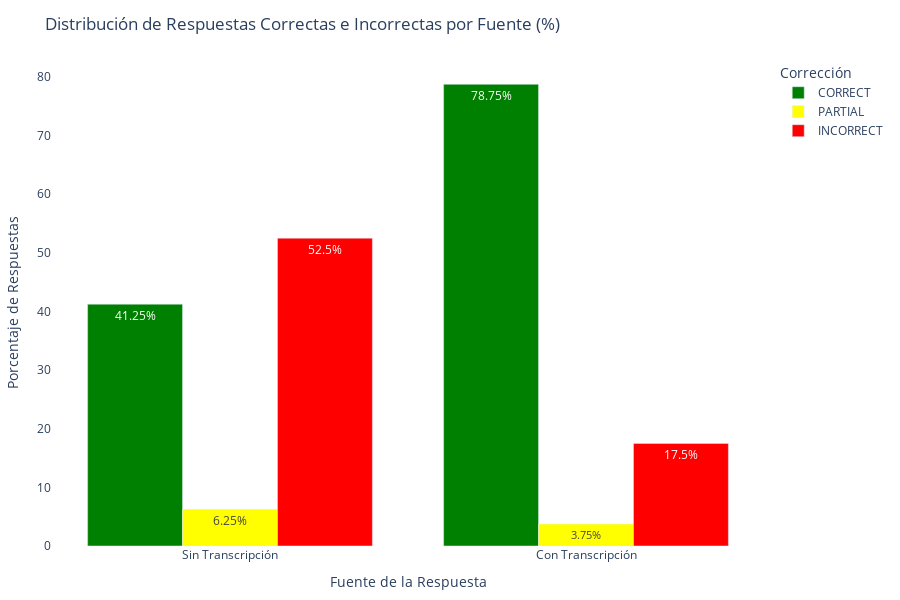

Here is the notebook cell this chart was saved with:
### Code cell
import polars as pl
import plotly.express as px

# Step 1: Verify the column names to ensure they are correct
print("Available Columns in DataFrame:")
print(qa.columns)

# Step 2: Ensure there are no leading/trailing whitespaces in column names
# (Adjust the column names here if there are any discrepancies)
# qa = qa.rename({
#     'ai_answer_without_the_transcript_correctness': 'ai_answer_without_transcript_correctness',
#     'ai_answer_with_the_transcript_correctness': 'ai_answer_with_the_transcript_correctness'
# })

# Step 3: Confirm the renaming
print("\nUpdated Columns in DataFrame:")
print(qa.columns)

# Step 4: Count 'CORRECT' and 'INCORRECT' in 'ai_answer_without_the_transcript_correctness'
without_transcript_counts = qa.group_by('ai_answer_without_transcript_correctness').agg(
    pl.len().alias("Count")
).rename({
    'ai_answer_without_transcript_correctness': "Correctness"
}).with_columns(pl.lit("Sin Transcripción").alias("Fuente"))

# Step 5: Count 'CORRECT' and 'INCORRECT' in 'ai_answer_with_the_transcript_correctness'
with_transcript_counts = qa.group_by('ai_answer_with_the_transcript_correctness').agg(
    pl.len().alias("Count")
).rename({
    'ai_answer_with_the_transcript_correctness': "Correctness"
}).with_columns(pl.lit("Con Transcripción").alias("Fuente"))

# Step 6: Combine both counts into a single DataFrame
combined_counts = pl.concat([without_transcript_counts, with_transcript_counts])

# Display the combined counts to verify
print("\nCombined Counts:")
print(combined_counts)

# Step 7: Calculate the total counts per Source for percentage calculation
total_per_source = combined_counts.group_by("Fuente").agg(
    pl.sum("Count").alias("Total")
)

# Step 8: Join the total counts back to the combined_counts and calculate percentages
combined_with_percentage = combined_counts.join(total_per_source, on="Fuente").with_columns(
    (pl.col("Count") / pl.col("Total") * 100).round(2).alias("Percentage")
)

# Display the DataFrame with percentages to verify
print("\nCombined Counts with Percentages:")
print(combined_with_percentage)

# Step 9: Sort the sources based on Correctness Percentage (from less to more)
# Extract sources sorted by 'CORRECT' percentage
source_order = combined_with_percentage.filter(
    pl.col("Correctness") == "CORRECT"
).sort("Percentage")["Fuente"].to_list()

# Step 10: Convert the combined Polars DataFrame with percentages to a dictionary for Plotly
data_dict = combined_with_percentage.select(["Fuente", "Correctness", "Percentage"]).to_dict(as_series=False)

# Step 11: Create a grouped bar plot to visualize the percentage distribution
fig = px.bar(
    data_dict,
    x="Fuente",
    y="Percentage",
    color="Correctness",
    barmode='group',
    title="Distribución de Respuestas Correctas e Incorrectas por Fuente (%)",
    labels={
        "Source": "Fuente de la Respuesta",
        "Percentage": "Porcentaje de Respuestas",
        "Correctness": "Corrección"
    },
    text="Percentage",  # Adding percentage labels on the bars
    #category_order={"Source": source_order}  # Sorting sources from less to more
    color_discrete_map={
        "CORRECT": "green",
        "PARTIAL": "yellow",
        "INCORRECT": "red",
    }
)

# Step 12: Customize the layout for better readability
fig.update_layout(
    paper_bgcolor='rgba(0,0,0,0)',          # Transparent paper background
    plot_bgcolor='rgba(0,0,0,0)',           # Transparent plot background
    xaxis_tickangle=0,                    # Rotate x-axis labels for better readability
    xaxis_title="Fuente de la Respuesta",    # X-axis title in Spanish
    yaxis_title="Porcentaje de Respuestas",   # Y-axis title in Spanish
    showlegend=True,                         # Show legend
    margin=dict(l=40, r=40, t=60, b=40),      # Adjust margins
    height=600                                # Set plot height
)

# Step 13: Add percentage labels on the bars for clarity
fig.update_traces(texttemplate='%{text}%', textposition='inside')

# Step 14: Show the plot
fig.show()

### Figure 1 — Plotly figure (JSON) as saved in the notebook; plotly's stock layout.template omitted (floating-point values rounded to 4 significant figures)
{"data": [{"alignmentgroup": "True", "hovertemplate": "Corrección=CORRECT<br>Fuente=%{x}<br>Porcentaje de Respuestas=%{text}<extra></extra>", "legendgroup": "CORRECT", "marker": {"color": "green", "pattern": {"shape": ""}}, "name": "CORRECT", "offsetgroup": "CORRECT", "orientation": "v", "showlegend": true, "text": [41.25, 78.75], "textposition": "inside", "texttemplate": "%{text}%", "type": "bar", "x": ["Sin Transcripción", "Con Transcripción"], "xaxis": "x", "y": [41.25, 78.75], "yaxis": "y"}, {"alignmentgroup": "True", "hovertemplate": "Corrección=PARTIAL<br>Fuente=%{x}<br>Porcentaje de Respuestas=%{text}<extra></extra>", "legendgroup": "PARTIAL", "marker": {"color": "yellow", "pattern": {"shape": ""}}, "name": "PARTIAL", "offsetgroup": "PARTIAL", "orientation": "v", "showlegend": true, "text": [6.25, 3.75], "textposition": "inside", "texttemplate": "%{text}%", "type": "bar", "x": ["Sin Transcripción", "Con Transcripción"], "xaxis": "x", "y": [6.25, 3.75], "yaxis": "y"}, {"alignmentgroup": "True", "hovertemplate": "Corrección=INCORRECT<br>Fuente=%{x}<br>Porcentaje de Respuestas=%{text}<extra></extra>", "legendgroup": "INCORRECT", "marker": {"color": "red", "pattern": {"shape": ""}}, "name": "INCORRECT", "offsetgroup": "INCORRECT", "orientation": "v", "showlegend": true, "text": [52.5, 17.5], "textposition": "inside", "texttemplate": "%{text}%", "type": "bar", "x": ["Sin Transcripción", "Con Transcripción"], "xaxis": "x", "y": [52.5, 17.5], "yaxis": "y"}], "layout": {"barmode": "group", "height": 600, "legend": {"title": {"text": "Corrección"}, "tracegroupgap": 0}, "margin": {"b": 40, "l": 40, "r": 40, "t": 60}, "paper_bgcolor": "rgba(0,0,0,0)", "plot_bgcolor": "rgba(0,0,0,0)", "showlegend": true, "title": {"text": "Distribución de Respuestas Correctas e Incorrectas por Fuente (%)"}, "xaxis": {"anchor": "y", "domain": [0, 1], "tickangle": 0, "title": {"text": "Fuente de la Respuesta"}}, "yaxis": {"anchor": "x", "domain": [0, 1], "title": {"text": "Porcentaje de Respuestas"}}}}
